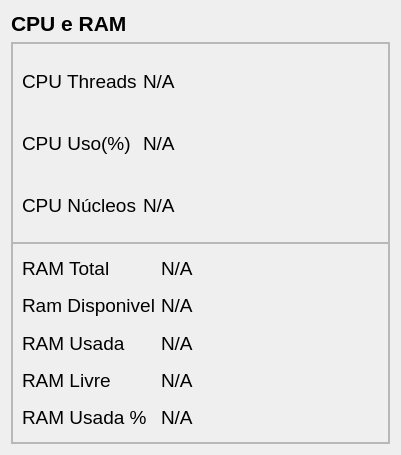
            <widget class="QWidget" name="cpu_ram">
             <layout class="QVBoxLayout" name="verticalLayout_7">
              <item alignment="Qt::AlignTop">
               <widget class="QLabel" name="label_47">
                <property name="font">
                 <font>
                  <pointsize>16</pointsize>
                  <weight>75</weight>
                  <bold>true</bold>
                 </font>
                </property>
                <property name="text">
                 <string>CPU e RAM</string>
                </property>
               </widget>
              </item>
              <item>
               <widget class="QFrame" name="frame_10">
                <property name="sizePolicy">
                 <sizepolicy hsizetype="Preferred" vsizetype="Expanding">
                  <horstretch>0</horstretch>
                  <verstretch>0</verstretch>
                 </sizepolicy>
                </property>
                <property name="frameShape">
                 <enum>QFrame::StyledPanel</enum>
                </property>
                <property name="frameShadow">
                 <enum>QFrame::Raised</enum>
                </property>
                <layout class="QVBoxLayout" name="verticalLayout_22">
                 <property name="spacing">
                  <number>0</number>
                 </property>
                 <property name="leftMargin">
                  <number>0</number>
                 </property>
                 <property name="topMargin">
                  <number>0</number>
                 </property>
                 <property name="rightMargin">
                  <number>0</number>
                 </property>
                 <property name="bottomMargin">
                  <number>0</number>
                 </property>
                 <item>
                  <widget class="QFrame" name="f_cpu_info">
                   <property name="frameShape">
                    <enum>QFrame::StyledPanel</enum>
                   </property>
                   <property name="frameShadow">
                    <enum>QFrame::Raised</enum>
                   </property>
                   <layout class="QGridLayout" name="gridLayout_2">
                    <item row="2" column="0">
                     <widget class="QLabel" name="label_4">
                      <property name="font">
                       <font>
                        <pointsize>14</pointsize>
                       </font>
                      </property>
                      <property name="text">
                       <string>CPU Núcleos</string>
                      </property>
                     </widget>
                    </item>
                    <item row="0" column="1">
                     <widget class="QLabel" name="lb_cpu_threads">
                      <property name="font">
                       <font>
                        <pointsize>14</pointsize>
                       </font>
                      </property>
                      <property name="text">
                       <string>N/A</string>
                      </property>
                     </widget>
                    </item>
                    <item row="2" column="1">
                     <widget class="QLabel" name="lb_cpu_nucleos">
                      <property name="font">
                       <font>
                        <pointsize>14</pointsize>
                       </font>
                      </property>
                      <property name="text">
                       <string>N/A</string>
                      </property>
                     </widget>
                    </item>
                    <item row="0" column="0">
                     <widget class="QLabel" name="label_6">
                      <property name="font">
                       <font>
                        <pointsize>14</pointsize>
                       </font>
                      </property>
                      <property name="text">
                       <string>CPU Threads</string>
                      </property>
                     </widget>
                    </item>
                    <item row="1" column="0">
                     <widget class="QLabel" name="label_5">
                      <property name="font">
                       <font>
                        <pointsize>14</pointsize>
                       </font>
                      </property>
                      <property name="text">
                       <string>CPU Uso(%)</string>
                      </property>
                     </widget>
                    </item>
                    <item row="1" column="1">
                     <widget class="QLabel" name="lb_cpu_uso">
                      <property name="font">
                       <font>
                        <pointsize>14</pointsize>
                       </font>
                      </property>
                      <property name="text">
                       <string>N/A</string>
                      </property>
                     </widget>
                    </item>
                    <item row="0" column="2" rowspan="3">
                     <widget class="roundProgressBar" name="cpu_used" native="true">
                      <property name="minimumSize">
                       <size>
                        <width>180</width>
                        <height>180</height>
                       </size>
                      </property>
                      <property name="maximumSize">
                       <size>
                        <width>180</width>
                        <height>180</height>
                       </size>
                      </property>
                     </widget>
                    </item>
                   </layout>
                  </widget>
                 </item>
                 <item>
                  <widget class="QFrame" name="frame_3">
                   <property name="sizePolicy">
                    <sizepolicy hsizetype="Preferred" vsizetype="Ignored">
                     <horstretch>0</horstretch>
                     <verstretch>0</verstretch>
                    </sizepolicy>
                   </property>
                   <property name="minimumSize">
                    <size>
                     <width>0</width>
                     <height>200</height>
                    </size>
                   </property>
                   <property name="frameShape">
                    <enum>QFrame::StyledPanel</enum>
                   </property>
                   <property name="frameShadow">
                    <enum>QFrame::Raised</enum>
                   </property>
                   <layout class="QGridLayout" name="gridLayout_3">
                    <item row="4" column="1">
                     <widget class="QLabel" name="lb_ram_usavel">
                      <property name="font">
                       <font>
                        <pointsize>14</pointsize>
                       </font>
                      </property>
                      <property name="text">
                       <string>N/A</string>
                      </property>
                     </widget>
                    </item>
                    <item row="4" column="0">
                     <widget class="QLabel" name="label_12">
                      <property name="font">
                       <font>
                        <pointsize>14</pointsize>
                       </font>
                      </property>
                      <property name="text">
                       <string>RAM Usada %</string>
                      </property>
                     </widget>
                    </item>
                    <item row="3" column="1">
                     <widget class="QLabel" name="lb_ram_livre">
                      <property name="font">
                       <font>
                        <pointsize>14</pointsize>
                       </font>
                      </property>
                      <property name="text">
                       <string>N/A</string>
                      </property>
                     </widget>
                    </item>
                    <item row="3" column="0">
                     <widget class="QLabel" name="label_11">
                      <property name="font">
                       <font>
                        <pointsize>14</pointsize>
                       </font>
                      </property>
                      <property name="text">
                       <string>RAM Livre</string>
                      </property>
                     </widget>
                    </item>
                    <item row="2" column="0">
                     <widget class="QLabel" name="label_20">
                      <property name="font">
                       <font>
                        <pointsize>14</pointsize>
                       </font>
                      </property>
                      <property name="text">
                       <string>RAM Usada</string>
                      </property>
                     </widget>
                    </item>
                    <item row="1" column="0">
                     <widget class="QLabel" name="label_14">
                      <property name="font">
                       <font>
                        <pointsize>14</pointsize>
                       </font>
                      </property>
                      <property name="text">
                       <string>Ram Disponivel</string>
                      </property>
                     </widget>
                    </item>
                    <item row="1" column="1">
                     <widget class="QLabel" name="lb_ram_disponivel">
                      <property name="font">
                       <font>
                        <pointsize>14</pointsize>
                       </font>
                      </property>
                      <property name="text">
                       <string>N/A</string>
                      </property>
                     </widget>
                    </item>
                    <item row="2" column="1">
                     <widget class="QLabel" name="lb_ram_usada">
                      <property name="font">
                       <font>
                        <pointsize>14</pointsize>
                       </font>
                      </property>
                      <property name="text">
                       <string>N/A</string>
                      </property>
                     </widget>
                    </item>
                    <item row="0" column="1">
                     <widget class="QLabel" name="lb_ram_total">
                      <property name="font">
                       <font>
                        <pointsize>14</pointsize>
                       </font>
                      </property>
                      <property name="text">
                       <string>N/A</string>
                      </property>
                     </widget>
                    </item>
                    <item row="0" column="0">
                     <widget class="QLabel" name="label_10">
                      <property name="font">
                       <font>
                        <pointsize>14</pointsize>
                       </font>
                      </property>
                      <property name="text">
                       <string>RAM Total</string>
                      </property>
                     </widget>
                    </item>
                    <item row="0" column="2" rowspan="5">
                     <widget class="spiralProgressBar" name="ram_used" native="true">
                      <property name="minimumSize">
                       <size>
                        <width>180</width>
                        <height>180</height>
                       </size>
                      </property>
                      <property name="maximumSize">
                       <size>
                        <width>180</width>
                        <height>180</height>
                       </size>
                      </property>
                     </widget>
                    </item>
                   </layout>
                  </widget>
                 </item>
                </layout>
               </widget>
              </item>
             </layout>
            </widget>
